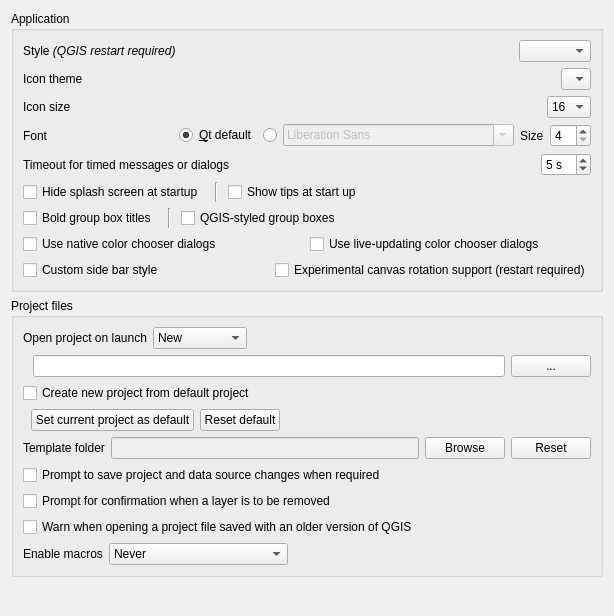
             <widget class="QWidget" name="mOptionsScrollAreaContents_01">
              <property name="geometry">
               <rect>
                <x>0</x>
                <y>0</y>
                <width>614</width>
                <height>616</height>
               </rect>
              </property>
              <layout class="QVBoxLayout" name="verticalLayout_28">
               <item>
                <widget class="QgsCollapsibleGroupBox" name="groupBox">
                 <property name="title">
                  <string>Application</string>
                 </property>
                 <layout class="QVBoxLayout" name="verticalLayout_2">
                  <item>
                   <layout class="QHBoxLayout" name="horizontalLayout_9">
                    <property name="topMargin">
                     <number>0</number>
                    </property>
                    <item>
                     <widget class="QLabel" name="label_18">
                      <property name="text">
                       <string>Style &lt;i&gt;(QGIS restart required)&lt;/i&gt;</string>
                      </property>
                     </widget>
                    </item>
                    <item>
                     <spacer name="horizontalSpacer_7">
                      <property name="orientation">
                       <enum>Qt::Horizontal</enum>
                      </property>
                      <property name="sizeHint" stdset="0">
                       <size>
                        <width>40</width>
                        <height>20</height>
                       </size>
                      </property>
                     </spacer>
                    </item>
                    <item>
                     <widget class="QComboBox" name="cmbStyle"/>
                    </item>
                   </layout>
                  </item>
                  <item>
                   <layout class="QHBoxLayout" name="horizontalLayout_3">
                    <item>
                     <widget class="QLabel" name="textLabel1_4">
                      <property name="sizePolicy">
                       <sizepolicy hsizetype="Fixed" vsizetype="Fixed">
                        <horstretch>0</horstretch>
                        <verstretch>0</verstretch>
                       </sizepolicy>
                      </property>
                      <property name="text">
                       <string>Icon theme</string>
                      </property>
                     </widget>
                    </item>
                    <item>
                     <spacer name="horizontalSpacer_2">
                      <property name="orientation">
                       <enum>Qt::Horizontal</enum>
                      </property>
                      <property name="sizeHint" stdset="0">
                       <size>
                        <width>40</width>
                        <height>20</height>
                       </size>
                      </property>
                     </spacer>
                    </item>
                    <item>
                     <widget class="QComboBox" name="cmbTheme">
                      <property name="duplicatesEnabled">
                       <bool>false</bool>
                      </property>
                      <item>
                       <property name="text">
                        <string/>
                       </property>
                      </item>
                     </widget>
                    </item>
                   </layout>
                  </item>
                  <item>
                   <layout class="QHBoxLayout" name="horizontalLayout_7">
                    <item>
                     <widget class="QLabel" name="textLabel1_5">
                      <property name="sizePolicy">
                       <sizepolicy hsizetype="Fixed" vsizetype="Fixed">
                        <horstretch>0</horstretch>
                        <verstretch>0</verstretch>
                       </sizepolicy>
                      </property>
                      <property name="text">
                       <string>Icon size</string>
                      </property>
                     </widget>
                    </item>
                    <item>
                     <spacer name="horizontalSpacer_5">
                      <property name="orientation">
                       <enum>Qt::Horizontal</enum>
                      </property>
                      <property name="sizeHint" stdset="0">
                       <size>
                        <width>40</width>
                        <height>20</height>
                       </size>
                      </property>
                     </spacer>
                    </item>
                    <item>
                     <widget class="QComboBox" name="cmbIconSize">
                      <property name="duplicatesEnabled">
                       <bool>false</bool>
                      </property>
                      <item>
                       <property name="text">
                        <string>16</string>
                       </property>
                      </item>
                      <item>
                       <property name="text">
                        <string>24</string>
                       </property>
                      </item>
                      <item>
                       <property name="text">
                        <string>32</string>
                       </property>
                      </item>
                      <item>
                       <property name="text">
                        <string>48</string>
                       </property>
                      </item>
                      <item>
                       <property name="text">
                        <string>64</string>
                       </property>
                      </item>
                     </widget>
                    </item>
                   </layout>
                  </item>
                  <item>
                   <layout class="QHBoxLayout" name="horizontalLayout_27">
                    <item>
                     <widget class="QLabel" name="label_43">
                      <property name="text">
                       <string>Font</string>
                      </property>
                     </widget>
                    </item>
                    <item>
                     <widget class="QRadioButton" name="mFontFamilyRadioQt">
                      <property name="sizePolicy">
                       <sizepolicy hsizetype="Maximum" vsizetype="Fixed">
                        <horstretch>0</horstretch>
                        <verstretch>0</verstretch>
                       </sizepolicy>
                      </property>
                      <property name="text">
                       <string>&amp;Qt default</string>
                      </property>
                      <property name="checked">
                       <bool>true</bool>
                      </property>
                     </widget>
                    </item>
                    <item>
                     <widget class="QRadioButton" name="mFontFamilyRadioCustom">
                      <property name="sizePolicy">
                       <sizepolicy hsizetype="Maximum" vsizetype="Fixed">
                        <horstretch>0</horstretch>
                        <verstretch>0</verstretch>
                       </sizepolicy>
                      </property>
                      <property name="text">
                       <string/>
                      </property>
                     </widget>
                    </item>
                    <item>
                     <widget class="QFontComboBox" name="mFontFamilyComboBox">
                      <property name="enabled">
                       <bool>false</bool>
                      </property>
                     </widget>
                    </item>
                    <item>
                     <widget class="QLabel" name="label_20">
                      <property name="sizePolicy">
                       <sizepolicy hsizetype="Maximum" vsizetype="Preferred">
                        <horstretch>0</horstretch>
                        <verstretch>0</verstretch>
                       </sizepolicy>
                      </property>
                      <property name="text">
                       <string>Size</string>
                      </property>
                     </widget>
                    </item>
                    <item>
                     <widget class="QSpinBox" name="spinFontSize">
                      <property name="sizePolicy">
                       <sizepolicy hsizetype="Maximum" vsizetype="Fixed">
                        <horstretch>0</horstretch>
                        <verstretch>0</verstretch>
                       </sizepolicy>
                      </property>
                      <property name="minimum">
                       <number>4</number>
                      </property>
                     </widget>
                    </item>
                   </layout>
                  </item>
                  <item>
                   <layout class="QHBoxLayout" name="horizontalLayout_28">
                    <item>
                     <widget class="QLabel" name="mMessageTimeoutLabel">
                      <property name="sizePolicy">
                       <sizepolicy hsizetype="Maximum" vsizetype="Preferred">
                        <horstretch>0</horstretch>
                        <verstretch>0</verstretch>
                       </sizepolicy>
                      </property>
                      <property name="text">
                       <string>Timeout for timed messages or dialogs</string>
                      </property>
                     </widget>
                    </item>
                    <item>
                     <spacer name="horizontalSpacer_13">
                      <property name="orientation">
                       <enum>Qt::Horizontal</enum>
                      </property>
                      <property name="sizeHint" stdset="0">
                       <size>
                        <width>40</width>
                        <height>20</height>
                       </size>
                      </property>
                     </spacer>
                    </item>
                    <item>
                     <widget class="QSpinBox" name="mMessageTimeoutSpnBx">
                      <property name="suffix">
                       <string> s</string>
                      </property>
                      <property name="minimum">
                       <number>2</number>
                      </property>
                      <property name="maximum">
                       <number>20</number>
                      </property>
                      <property name="value">
                       <number>5</number>
                      </property>
                     </widget>
                    </item>
                   </layout>
                  </item>
                  <item>
                   <layout class="QHBoxLayout" name="horizontalLayout_29">
                    <item>
                     <widget class="QCheckBox" name="cbxHideSplash">
                      <property name="sizePolicy">
                       <sizepolicy hsizetype="Maximum" vsizetype="Fixed">
                        <horstretch>0</horstretch>
                        <verstretch>0</verstretch>
                       </sizepolicy>
                      </property>
                      <property name="text">
                       <string>Hide splash screen at startup</string>
                      </property>
                     </widget>
                    </item>
                    <item>
                     <widget class="Line" name="line_3">
                      <property name="minimumSize">
                       <size>
                        <width>12</width>
                        <height>0</height>
                       </size>
                      </property>
                      <property name="orientation">
                       <enum>Qt::Vertical</enum>
                      </property>
                     </widget>
                    </item>
                    <item>
                     <widget class="QCheckBox" name="cbxShowTips">
                      <property name="text">
                       <string>Show tips at start up</string>
                      </property>
                     </widget>
                    </item>
                   </layout>
                  </item>
                  <item>
                   <layout class="QHBoxLayout" name="horizontalLayout_30">
                    <item>
                     <widget class="QCheckBox" name="mBoldGroupBoxTitleChkBx">
                      <property name="sizePolicy">
                       <sizepolicy hsizetype="Maximum" vsizetype="Fixed">
                        <horstretch>0</horstretch>
                        <verstretch>0</verstretch>
                       </sizepolicy>
                      </property>
                      <property name="text">
                       <string>Bold group box titles</string>
                      </property>
                     </widget>
                    </item>
                    <item>
                     <widget class="Line" name="line_2">
                      <property name="minimumSize">
                       <size>
                        <width>12</width>
                        <height>0</height>
                       </size>
                      </property>
                      <property name="orientation">
                       <enum>Qt::Vertical</enum>
                      </property>
                     </widget>
                    </item>
                    <item>
                     <widget class="QCheckBox" name="mCustomGroupBoxChkBx">
                      <property name="text">
                       <string>QGIS-styled group boxes</string>
                      </property>
                     </widget>
                    </item>
                   </layout>
                  </item>
                  <item>
                   <layout class="QHBoxLayout" name="horizontalLayout_31">
                    <item>
                     <widget class="QCheckBox" name="mNativeColorDialogsChkBx">
                      <property name="text">
                       <string>Use native color chooser dialogs</string>
                      </property>
                     </widget>
                    </item>
                    <item>
                     <widget class="QCheckBox" name="mLiveColorDialogsChkBx">
                      <property name="text">
                       <string>Use live-updating color chooser dialogs</string>
                      </property>
                     </widget>
                    </item>
                   </layout>
                  </item>
                  <item>
                   <layout class="QHBoxLayout" name="horizontalLayout_32">
                    <item>
                     <widget class="QCheckBox" name="mCustomSideBarSide">
                      <property name="text">
                       <string>Custom side bar style</string>
                      </property>
                     </widget>
                    </item>
                    <item>
                     <widget class="QCheckBox" name="cbxCanvasRotation">
                      <property name="text">
                       <string>Experimental canvas rotation support (restart required)</string>
                      </property>
                     </widget>
                    </item>
                   </layout>
                  </item>
                 </layout>
                </widget>
               </item>
               <item>
                <widget class="QgsCollapsibleGroupBox" name="groupBox_11">
                 <property name="title">
                  <string>Project files</string>
                 </property>
                 <layout class="QVBoxLayout">
                  <item>
                   <layout class="QGridLayout" name="gridLayout_4">
                    <item row="0" column="2" colspan="2">
                     <widget class="QComboBox" name="mProjectOnLaunchCmbBx">
                      <property name="sizePolicy">
                       <sizepolicy hsizetype="Maximum" vsizetype="Fixed">
                        <horstretch>0</horstretch>
                        <verstretch>0</verstretch>
                       </sizepolicy>
                      </property>
                      <item>
                       <property name="text">
                        <string>New</string>
                       </property>
                      </item>
                      <item>
                       <property name="text">
                        <string>Most recent</string>
                       </property>
                      </item>
                      <item>
                       <property name="text">
                        <string>Specific</string>
                       </property>
                      </item>
                     </widget>
                    </item>
                    <item row="1" column="5">
                     <widget class="QPushButton" name="mProjectOnLaunchPushBtn">
                      <property name="sizePolicy">
                       <sizepolicy hsizetype="Maximum" vsizetype="Fixed">
                        <horstretch>0</horstretch>
                        <verstretch>0</verstretch>
                       </sizepolicy>
                      </property>
                      <property name="text">
                       <string>...</string>
                      </property>
                     </widget>
                    </item>
                    <item row="1" column="0">
                     <spacer name="horizontalSpacer_35">
                      <property name="orientation">
                       <enum>Qt::Horizontal</enum>
                      </property>
                      <property name="sizeType">
                       <enum>QSizePolicy::Fixed</enum>
                      </property>
                      <property name="sizeHint" stdset="0">
                       <size>
                        <width>4</width>
                        <height>20</height>
                       </size>
                      </property>
                     </spacer>
                    </item>
                    <item row="0" column="4">
                     <spacer name="horizontalSpacer_36">
                      <property name="orientation">
                       <enum>Qt::Horizontal</enum>
                      </property>
                      <property name="sizeHint" stdset="0">
                       <size>
                        <width>40</width>
                        <height>20</height>
                       </size>
                      </property>
                     </spacer>
                    </item>
                    <item row="1" column="1" colspan="4">
                     <widget class="QLineEdit" name="mProjectOnLaunchLineEdit">
                      <property name="sizePolicy">
                       <sizepolicy hsizetype="Expanding" vsizetype="Fixed">
                        <horstretch>0</horstretch>
                        <verstretch>0</verstretch>
                       </sizepolicy>
                      </property>
                     </widget>
                    </item>
                    <item row="0" column="0" colspan="2">
                     <widget class="QLabel" name="label_54">
                      <property name="sizePolicy">
                       <sizepolicy hsizetype="Maximum" vsizetype="Preferred">
                        <horstretch>0</horstretch>
                        <verstretch>0</verstretch>
                       </sizepolicy>
                      </property>
                      <property name="text">
                       <string>Open project on launch</string>
                      </property>
                     </widget>
                    </item>
                   </layout>
                  </item>
                  <item>
                   <widget class="QCheckBox" name="cbxProjectDefaultNew">
                    <property name="text">
                     <string>Create new project from default project</string>
                    </property>
                   </widget>
                  </item>
                  <item>
                   <layout class="QHBoxLayout" name="horizontalLayout_16">
                    <item>
                     <spacer name="horizontalSpacer_22">
                      <property name="orientation">
                       <enum>Qt::Horizontal</enum>
                      </property>
                      <property name="sizeType">
                       <enum>QSizePolicy::Fixed</enum>
                      </property>
                      <property name="sizeHint" stdset="0">
                       <size>
                        <width>8</width>
                        <height>20</height>
                       </size>
                      </property>
                     </spacer>
                    </item>
                    <item>
                     <widget class="QPushButton" name="pbnProjectDefaultSetCurrent">
                      <property name="text">
                       <string>Set current project as default</string>
                      </property>
                     </widget>
                    </item>
                    <item>
                     <widget class="QPushButton" name="pbnProjectDefaultReset">
                      <property name="text">
                       <string>Reset default</string>
                      </property>
                     </widget>
                    </item>
                    <item>
                     <spacer name="horizontalSpacer_9">
                      <property name="orientation">
                       <enum>Qt::Horizontal</enum>
                      </property>
                      <property name="sizeHint" stdset="0">
                       <size>
                        <width>40</width>
                        <height>20</height>
                       </size>
                      </property>
                     </spacer>
                    </item>
                   </layout>
                  </item>
                  <item>
                   <layout class="QHBoxLayout" name="horizontalLayout_15">
                    <item>
                     <widget class="QLabel" name="label_31">
                      <property name="text">
                       <string>Template folder</string>
                      </property>
                     </widget>
                    </item>
                    <item>
                     <widget class="QLineEdit" name="leTemplateFolder">
                      <property name="enabled">
                       <bool>false</bool>
                      </property>
                     </widget>
                    </item>
                    <item>
                     <widget class="QPushButton" name="pbnTemplateFolderBrowse">
                      <property name="text">
                       <string>Browse</string>
                      </property>
                     </widget>
                    </item>
                    <item>
                     <widget class="QPushButton" name="pbnTemplateFolderReset">
                      <property name="text">
                       <string>Reset</string>
                      </property>
                     </widget>
                    </item>
                   </layout>
                  </item>
                  <item>
                   <widget class="QCheckBox" name="chbAskToSaveProjectChanges">
                    <property name="text">
                     <string>Prompt to save project and data source changes when required</string>
                    </property>
                   </widget>
                  </item>
                  <item>
                   <widget class="QCheckBox" name="mLayerDeleteConfirmationChkBx">
                    <property name="text">
                     <string>Prompt for confirmation when a layer is to be removed</string>
                    </property>
                   </widget>
                  </item>
                  <item>
                   <widget class="QCheckBox" name="chbWarnOldProjectVersion">
                    <property name="text">
                     <string>Warn when opening a project file saved with an older version of QGIS</string>
                    </property>
                   </widget>
                  </item>
                  <item>
                   <layout class="QHBoxLayout" name="horizontalLayout_21">
                    <item>
                     <widget class="QLabel" name="label_33">
                      <property name="text">
                       <string>Enable macros</string>
                      </property>
                     </widget>
                    </item>
                    <item>
                     <widget class="QComboBox" name="cmbEnableMacros">
                      <property name="currentIndex">
                       <number>0</number>
                      </property>
                      <property name="sizeAdjustPolicy">
                       <enum>QComboBox::AdjustToContents</enum>
                      </property>
                      <item>
                       <property name="text">
                        <string>Never</string>
                       </property>
                      </item>
                      <item>
                       <property name="text">
                        <string>Ask</string>
                       </property>
                      </item>
                      <item>
                       <property name="text">
                        <string>For this session only</string>
                       </property>
                      </item>
                      <item>
                       <property name="text">
                        <string>Always (not recommended)</string>
                       </property>
                      </item>
                     </widget>
                    </item>
                    <item>
                     <spacer name="horizontalSpacer_17">
                      <property name="orientation">
                       <enum>Qt::Horizontal</enum>
                      </property>
                      <property name="sizeHint" stdset="0">
                       <size>
                        <width>40</width>
                        <height>20</height>
                       </size>
                      </property>
                     </spacer>
                    </item>
                   </layout>
                  </item>
                 </layout>
                </widget>
               </item>
               <item>
                <spacer name="verticalSpacer_5">
                 <property name="orientation">
                  <enum>Qt::Vertical</enum>
                 </property>
                 <property name="sizeHint" stdset="0">
                  <size>
                   <width>20</width>
                   <height>40</height>
                  </size>
                 </property>
                </spacer>
               </item>
              </layout>
             </widget>
